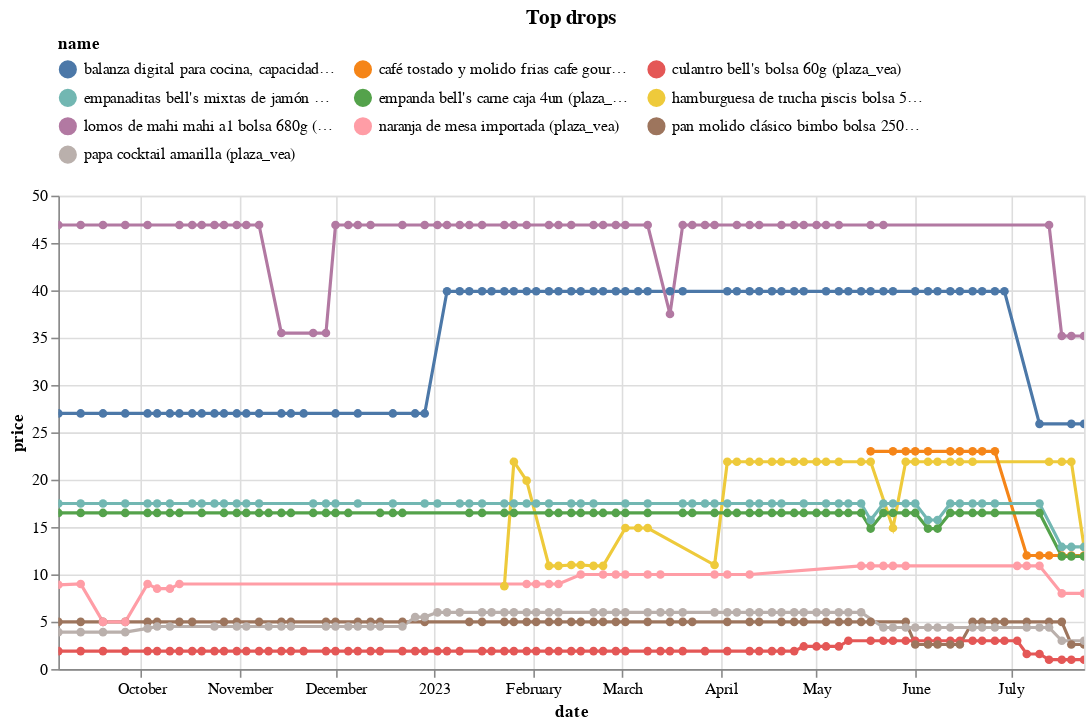

The code cell stored with this chart in its notebook:
### Code cell
(top_changes
 .sort_values('change')
 .head(10)
 .pipe(plot_changes, 'Top drops')
)

### Figure 1 — Vega-Lite specification as saved in the notebook (floating-point values rounded to 4 significant figures; data arrays with more than 128 entries replaced by an {"elided": "..."} marker saying what was removed)
{"config": {"view": {"continuousWidth": 300, "continuousHeight": 300}, "legend": {"columns": 3, "orient": "top"}}, "data": {"name": "data-29707e782493ec795c5a8c11fc5e92a4"}, "mark": {"type": "line", "point": true}, "encoding": {"color": {"field": "name", "scale": {"domain": ["balanza digital para cocina, capacidad 5 kg, truper (plaza_vea)", "café tostado y molido frias cafe gourmet 250 gr (plaza_vea)", "culantro bell's bolsa 60g (plaza_vea)", "empanaditas bell's mixtas de jamón y queso caja 12un (plaza_vea)", "empanda bell's carne caja 4un (plaza_vea)", "hamburguesa de trucha piscis bolsa 500g (plaza_vea)", "lomos de mahi mahi a1 bolsa 680g (plaza_vea)", "naranja de mesa importada (plaza_vea)", "pan molido clásico bimbo bolsa 250g (plaza_vea)", "papa cocktail amarilla (plaza_vea)"]}, "type": "nominal"}, "tooltip": [{"field": "name", "type": "nominal"}, {"field": "price", "type": "quantitative"}, {"field": "last_price", "type": "quantitative"}], "x": {"field": "date", "type": "temporal"}, "y": {"field": "price", "type": "quantitative"}}, "params": [{"name": "param_3", "select": {"type": "point", "fields": ["name"]}, "bind": "legend"}, {"name": "param_4", "select": {"type": "interval", "encodings": ["x", "y"]}, "bind": "scales"}], "title": "Top drops", "transform": [{"filter": {"param": "param_3"}}], "width": 650, "$schema": "https://vega.github.io/schema/vega-lite/v5.8.0.json", "datasets": {"data-29707e782493ec795c5a8c11fc5e92a4": {"elided": "561 records"}}}
